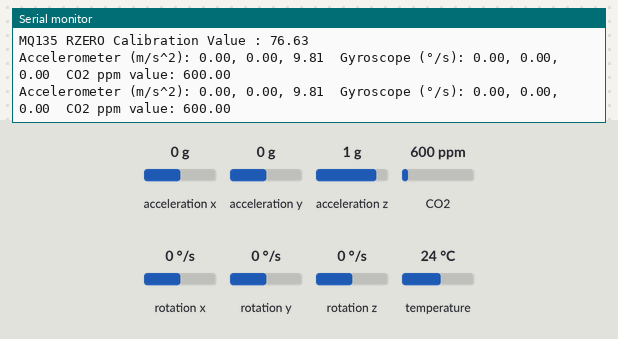
Bench run of a sketch on a simulated Arduino Leonardo, built with avr-gcc and run on an emulated ATmega32U4. Parts: the last lines printed to the serial monitor. Inputs (shaded band) come from the test bench; at power-on: acceleration x 0 g, acceleration y 0 g, acceleration z 1 g, CO2 600 ppm, rotation x 0 °/s, rotation y 0 °/s, rotation z 0 °/s, temperature 24 °C.

Above: at 4.2 s.
4.3 s: acceleration x set to -1.4 g
At 5.5 s:
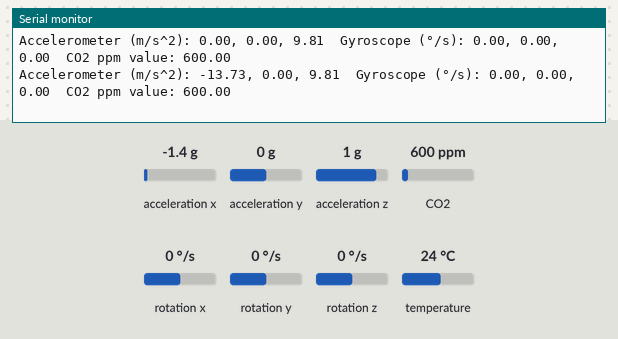
5.8 s: acceleration y set to -1.4 g
At 6.6 s:
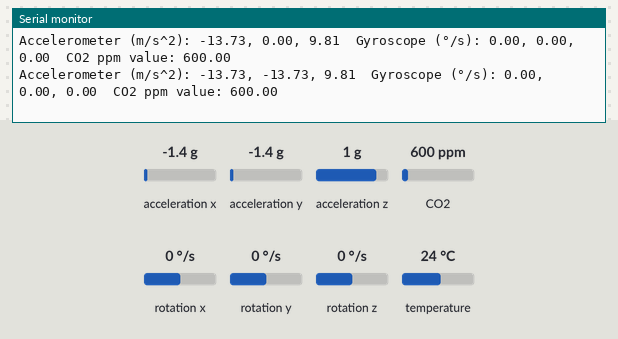
7.3 s: acceleration z set to -1.4 g
At 8.6 s:
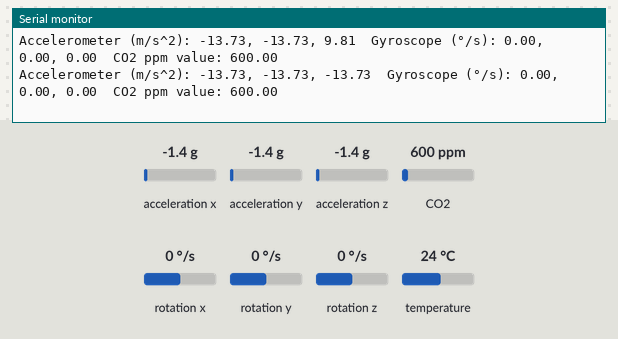
8.8 s: CO2 set to 452 ppm
At 9.7 s:
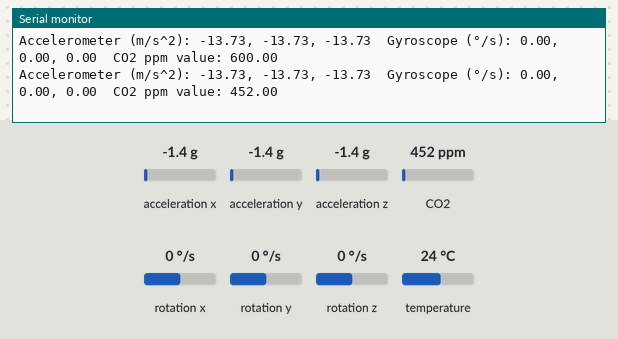
10.3 s: rotation x set to -192 °/s
At 11.9 s:
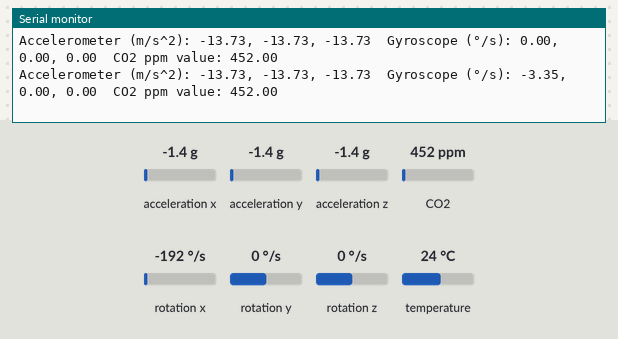

The sketch:

air_mpu.ino
```cpp
#include <Adafruit_MPU6050.h>
#include <Adafruit_Sensor.h>
#include <Wire.h>
#include "MQ135.h"

#define ANALOGPIN A0    // Define Analog PIN on Arduino Board

Adafruit_MPU6050 mpu;
MQ135 gasSensor = MQ135(ANALOGPIN);

void setup() {
  Serial.begin(115200);
  while (!Serial) {
    delay(10); // will pause Zero, Leonardo, etc until serial console opens
  }

  if (!mpu.begin()) {
    Serial.println("Failed to find MPU6050 chip");
    while (1) {
      delay(10);
    }
  }

  mpu.setAccelerometerRange(MPU6050_RANGE_16_G);
  mpu.setGyroRange(MPU6050_RANGE_250_DEG);
  mpu.setFilterBandwidth(MPU6050_BAND_21_HZ);

  Serial.println("MPU6050 initialized.");

  float rzero = gasSensor.getRZero();
  delay(3000);
  Serial.print("MQ135 RZERO Calibration Value : ");
  Serial.println(rzero);
}

void loop() {
  /* Get new sensor events with the readings */
  sensors_event_t a, g, temp;
  mpu.getEvent(&a, &g, &temp);

  /* Print out the accelerometer and gyro values */
  Serial.print("Accelerometer (m/s^2): ");
  Serial.print(a.acceleration.x);
  Serial.print(", ");
  Serial.print(a.acceleration.y);
  Serial.print(", ");
  Serial.print(a.acceleration.z);
  Serial.print("\tGyroscope (°/s): ");
  Serial.print(g.gyro.x);
  Serial.print(", ");
  Serial.print(g.gyro.y);
  Serial.print(", ");
  Serial.print(g.gyro.z);
  Serial.print("\tCO2 ppm value: ");

  float ppm = gasSensor.getPPM();
  Serial.println(ppm);

  delay(1000);
}
```

Measured:
- after the input at 4.3 s, the serial monitor: prints a new line after 0.73 s (image 1)
- after the input at 5.8 s, the serial monitor: prints a new line after 0.24 s (image 2)
- after the input at 7.3 s, the serial monitor: prints a new line after 0.75 s (image 3)
- after the input at 8.8 s, the serial monitor: prints a new line after 0.26 s (image 4)
- after the input at 10.3 s, the serial monitor: prints a new line after 0.78 s (image 5)
